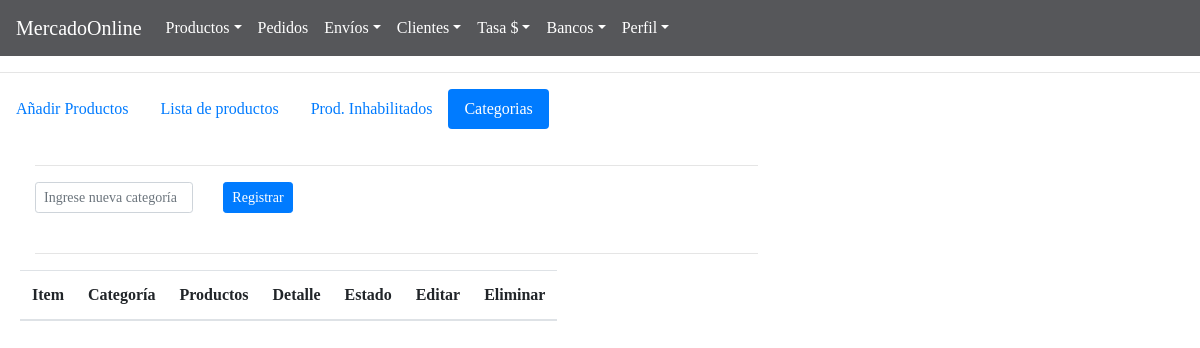
The page /BackAdmin/index.php?action=categories (signed in) on the database as committed earlier.
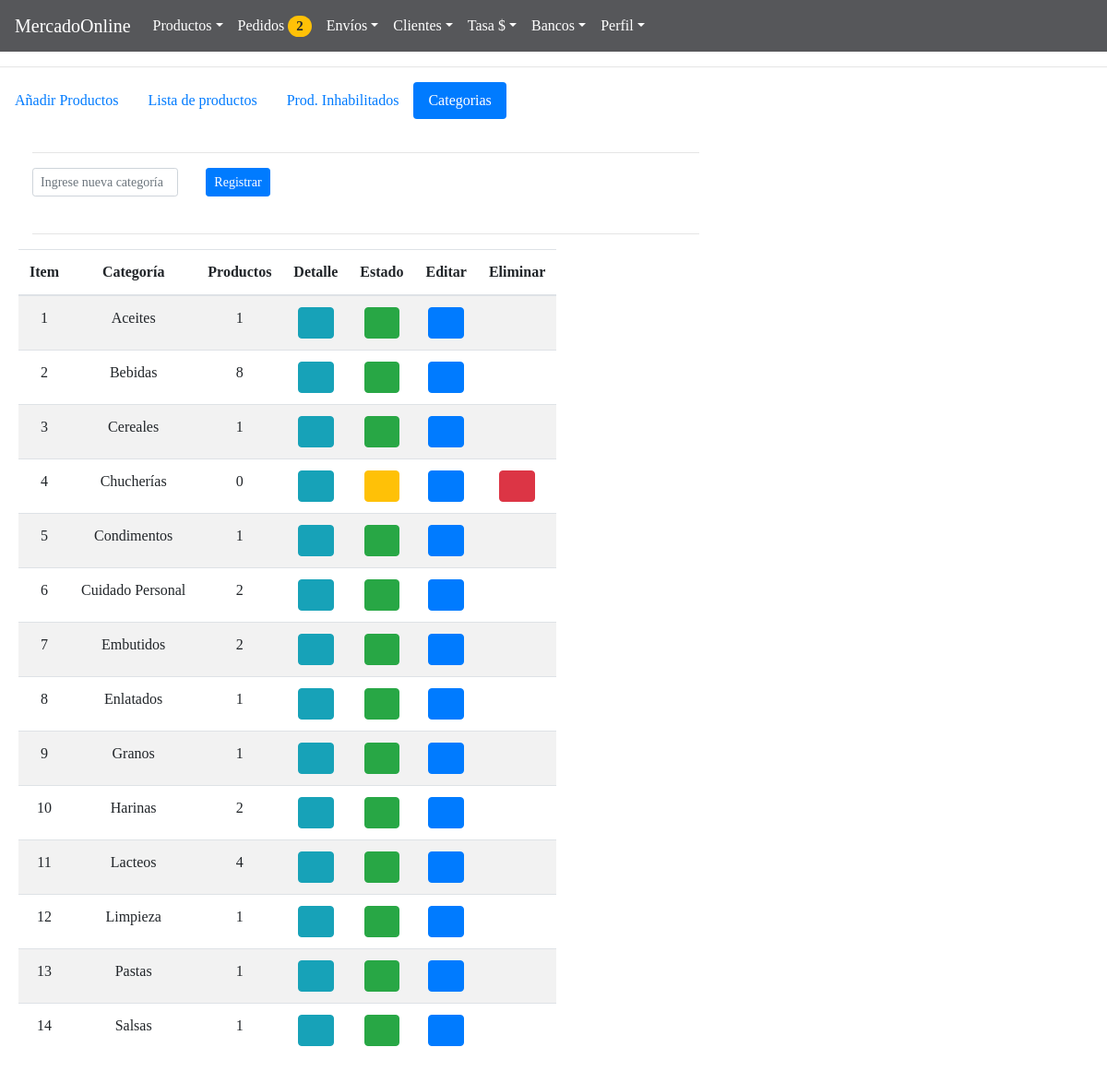
The same page on the database as committed later.
### tables this page shows
CREATE TABLE `categorias` (
  `id` int(11) NOT NULL,
  `category` text NOT NULL
);

### BackAdmin/controllers/controllerPage.php (called while the page is built)
<?php
class page{
 public static function template(){
 			include "views/template.php";
 		}
 public static function pageConnectController(){
if (isset( $_GET["action"])) {
	 	$controllerPage = $_GET["action"];
}
else{
	$controllerPage ="index";
}
 	$answer = pageModel::pageConnectModel($controllerPage);
 	include $answer;
 }
}

### BackAdmin/models/connection.php (called while the page is built)
<?php
class connection{
	 public static function connect(){
	 	$link = new PDO("mysql:host=localhost;dbname=mercadoonline","root","");
	 	return $link;
	 }
}

### BackAdmin/models/purchaseOrderModel.php (called while the page is built, shortened)
<?php
require_once "connection.php";
class purchaseOrderModel{
 					public static function viewCountOrdersModel($table){
 					$stmt = connection::connect()->prepare("SELECT COUNT(*) as id FROM $table WHERE status = 0");
		 			$stmt -> execute();
		 			return $stmt->fetch();
 					}
}

### BackAdmin/models/categoriesModel.php (called while the page is built, shortened)
<?php
require_once "connection.php";
class categorieModel{
	  public static function viewCategoriesModel($table){
		 	$stmt = connection::connect()->prepare("SELECT id, category FROM $table   ORDER BY category ASC");
		 	$stmt -> execute();
		 	return $stmt->fetchAll();
	  }
}

### BackAdmin/models/productModel.php (called while the page is built, shortened)
<?php
require_once "connection.php";
 class productsModel{
 		       public static function viewCountProducts($dataModel, $table){
 		       	$stmt = connection::connect()->prepare("SELECT  COUNT(id) AS cant FROM $table WHERE idcategory = :idcategory");
 		       	$stmt -> bindParam(":idcategory", $dataModel["idcategory"], PDO::PARAM_STR);
		 		$stmt -> execute();
		 		return $stmt->fetchAll();
 		       }
 }

### BackAdmin/controllers/categoriesController.php (the view, shortened to what this page needs)
<?php
class categorieController{
  public static function viewTableCategoriesController(){
	$answer =  categorieModel::viewCategoriesModel("categorias");
	foreach ($answer as $row =>$item) {
	$dataController = array("idcategory"=>$item["id"]);
	$answerCountProducts = productsModel::viewCountProducts($dataController, "productos");
	foreach ($answerCountProducts as $value) {
	if ($value["cant"] == 0 ) {
		$categoryId = $item["id"];
		$categoryName = $item["category"];
		$display = "";
	$status = "btn btn-warning fa fa-remove";
	}
	else{
		$status = "btn btn-success fa fa-check";
		$categoryId = $item["id"];
		$categoryName = $item["category"];
		$display = "style=display:none";
	}
			 }
$row = $row +1;
echo '
				<tr>
					<td>'.$row.'</td>
					<td>'.$item["category"].'</td>
					<td>'.$value["cant"].'</td>
					<td><a href="#detail'.$row.'"  data-toggle="modal">
					<button type="button"  class="form-control-sm  btn btn-info fa fa-eye" ></button></a>
				<div class="modal fade" id="detail'.$row.'" tabindex="-1" role="dialog" aria-labelledby="myModalLabel" ariahidden="true">
				<div class="modal-dialog" role="document"  modal-lg>
				<div class="modal-content" style="font-size:12px">
				<div class="modal-header  ">
				<button type="button" class="close" data-dismiss="modal" aria-label="Close">
				<span aria-hidden="true">&times;</span> </button>
				</div>
				<div class="modal-body"  style="text-align: left; margin: 0%;">
				<p style="Font-size:15px">'.$item["category"].'</p>
			<table class="table table-striped">
		<thead>
			<tr>
				<th>Producto</th>
				<th>Precio</th>
				<th>Cant</th>
			</tr>
		</thead>';
		echo '
	</table>
					</td>
					<td><span class="form-control-sm  '.$status.'" ></span></td>
				<td><a href="#edit'.$row.'"  data-toggle="modal">
				<button type="button"  class="form-control-sm  btn btn-primary fa fa-pencil" ></button></a>
				<div class="modal fade" id="edit'.$row.'" tabindex="-1" role="dialog" aria-labelledby="myModalLabel" ariahidden="true">
				<input type="text" class="form-control form-control-sm"  name="editCategoryName" value="'.$categoryName.'">
				<input type="text" class="form-control form-control-sm"  name="editCategoryId" value="'.$categoryId.'" style="display:none">
				</td>
				<td><a href="#delete'.$row.'"  data-toggle="modal">
				<button type="button"  class="form-control-sm  btn btn-danger fa fa-trash" '.$display.'></button></a>
				<div class="modal fade" id="delete'.$row.'" tabindex="-1" role="dialog" aria-labelledby="myModalLabel" ariahidden="true">
				<p style="font-size:15px">'.$categoryName.'</p>
				<input type="text" class="form-control form-control-sm"  name="editCategoryId" value="'.$categoryId.'" style="display:none">
				</td>
					</tr>';
			}
  	}
}

### BackAdmin/index.php (shortened to what this page needs)
<?php
if (!$_SESSION["validate"] = true) {
	header("location:index.php?action=index");
	exit();
}
else{
require_once "controllers/controllerPage.php";
require_once "controllers/purchaseOrderController.php";
require_once "controllers/categoriesController.php";
require_once "controllers/usersControllers.php";
require_once "models/productModel.php";
require_once "models/purchaseOrderModel.php";
require_once "models/categoriesModel.php";
$page = new page();
$page->template();
 }

### BackAdmin/views/template.php (shortened to what this page needs)
<!DOCTYPE html>
<html>
<head>
	<link rel="stylesheet" type="text/css" href="views/css/style.css">
	<link rel="stylesheet" type="text/css" href="views/css/bootstrap.min.css">
	<link rel="stylesheet" type="text/css" href="views/css/bootstrap-grid.min.css">
	<link rel="stylesheet" type="text/css" href="views/css/bootstrap-reboot.min.css">
	<link rel="stylesheet" type="text/css" href="views/css/fonts.css">
	<link rel="stylesheet" type="text/css" href="views/css/sweetalert.css">
	<link rel="stylesheet" type="text/css" href="views/css/font-awesome.min.css">
	<link rel="stylesheet" type="text/css" href="views/DataTables/datatables.min.css">
	</head>
	<body>
	<?php
			$page = new page();
			$page ->pageConnectController();
	 ?>
</body>
</html>

### BackAdmin/views/modules/navegation.php (shortened to what this page needs)
<nav	class="navbar navbar-expand-lg	navbar-dark   justify-content-between "   style="background: #56575A">
<a class="navbar-brand"	href="index.php?action=home">MercadoOnline</a>
<div	class="collapse	navbar-collapse"	id="navbarSupportedContent">
<ul	class="navbar-nav mr-auto">
<li	class="nav-item dropdown">
<a	class="nav-link	dropdown-toggle"	href="index.php?action=products"	id="navbarDropdown"	role="button"
data-toggle="dropdown"	aria-haspopup="true"	aria-expanded="false" style="color: white">Productos</a>
</li>
<a	class="nav-link	"	href="index.php?action=orders"	role="button" style="color: white">Pedidos
<?php
$countOrder = new purchaseOrderController();
$countOrder -> viewCountOrdersController();
 ?>
</a>
<li	class="nav-item dropdown">
<a	class="nav-link	dropdown-toggle"	href="#"	id="navbarDropdown"	role="button"
data-toggle="dropdown"	aria-haspopup="true"	aria-expanded="false" style="color: white">Envíos</a>
</li>
<li	class="nav-item dropdown">
<a	class="nav-link	dropdown-toggle"	href="#"	id="navbarDropdown"	role="button"
data-toggle="dropdown"	aria-haspopup="true"	aria-expanded="false" style="color: white">Clientes</a>
</li>
<li	class="nav-item dropdown">
<a	class="nav-link	dropdown-toggle"	href="index.php?action=convertion"	id="navbarDropdown"	role="button"
data-toggle="dropdown"	aria-haspopup="true"	aria-expanded="false" style="color: white">Tasa $</a>
</li>
<li	class="nav-item dropdown">
<a	class="nav-link	dropdown-toggle"	href="#"	id="navbarDropdown"	role="button"
data-toggle="dropdown"	aria-haspopup="true"	aria-expanded="false" style="color: white">Bancos</a>
</li>
<li	class="nav-item dropdown">
<a	class="nav-link	dropdown-toggle"	href="#"	id="navbarDropdown"	role="button"
data-toggle="dropdown"	aria-haspopup="true"	aria-expanded="false" style="color: white">Perfil</a>
</li>
</ul>
</div>
</nav>

### BackAdmin/views/modules/categories.php (shortened to what this page needs)
<?php
include "views/modules/navegation.php";
 ?>
<hr>
	<ul class="nav nav-pills ">
		<li class="nav-item">
			<a class="nav-link"  href="index.php?action=products">Añadir Productos</a>
		</li>
		<li class="nav-item">
			<a class="nav-link "  href="index.php?action=productList">Lista de productos</a>
		</li>
		<li class="nav-item">
			<a class="nav-link "  href="index.php?action=productInh"> Prod. Inhabilitados</a>
		</li>
			<li class="nav-item">
			<a class="nav-link active"   href="index.php?action=categories"> Categorias</a>
		</li>
	</ul>
	<section>
	<div class="row container-fluid">
	<div  class="col-lg-8 col-md-8 col-sm-5 col-xs-5">
	<hr>
	<form method="post" enctype="multipart/form-data">
	<div  class="form-group row ">
		<div class="col-sm-3">
			<input type="text" class="form-control form-control-sm"  id="" placeholder="Ingrese nueva categoría" name="categorieName" required maxlength="40">
		<br>
		</div>
		<div class="col-sm-5">
			<button type="submit" class="btn btn-primary btn-sm">Registrar</button>
		</div>
	</div>
	</form>
<hr>
</div>
		<table class="table table-responsive  table-striped " id="productTable" style="text-align: center;">
			<thead>
				<tr>
					<th>Item</th>
					<th>Categoría</th>
					<th>Productos</th>
					<th>Detalle</th>
					<th>Estado</th>
					<th>Editar</th>
					<th>Eliminar</th>
				</tr>
			</thead>
<tbody>
		<?php
		$viewTableCategoriesController = new categorieController();
		$viewTableCategoriesController -> viewTableCategoriesController();
		 ?>
</tbody>
	</table>
	</div>
	</section>

### BackAdmin/controllers/purchaseOrderController.php (shortened to what this page needs)
<?php
class purchaseOrderController {
	 		 	     public static function viewCountOrdersController(){
	 		 	      $answer = purchaseOrderModel::viewCountOrdersModel("pedido");
					if ($answer["id"]==0) {
					echo'  <span class="badge badge-danger badge-pill" style="font-family: Pavanam-Regular; font-size: 15px; display: none" >'.$answer["id"].'</span>';
					}else{
					echo'  <span class="badge badge-warning 14 badge-pill" style="font-family: Pavanam-Regular; font-size: 15px; " >'.$answer["id"].'</span>';
										}
	 		 	     }
}

### BackAdmin/views/css/style.css (style rules this page uses)
* { margin: 0; padding: 0; list-style: none; text-decoration: none; font-family:"Pavanam-Regular"; }
body { text-align: center; margin: 0%; }
section { position:relative; padding:20px; }
ul, ol { padding: 0; }

Rows that differ between the two databases and show on the page:
added categorias: category "Aceites", cant "1"
added categorias: category "Bebidas", cant "8"
added categorias: category "Cereales", cant "1"
added categorias: category "Chucherías", cant "0"
added categorias: category "Condimentos", cant "1"
added categorias: category "Cuidado Personal", cant "2"
added categorias: category "Embutidos", cant "2"
added categorias: category "Enlatados", cant "1"
added categorias: category "Granos", cant "1"
added categorias: category "Harinas", cant "2"
added categorias: category "Lacteos", cant "4"
added categorias: category "Limpieza", cant "1"
added categorias: category "Pastas", cant "1"
added categorias: category "Salsas", cant "1"
Other text that changed with them:
$answer["id"]: (not shown) → "2"
